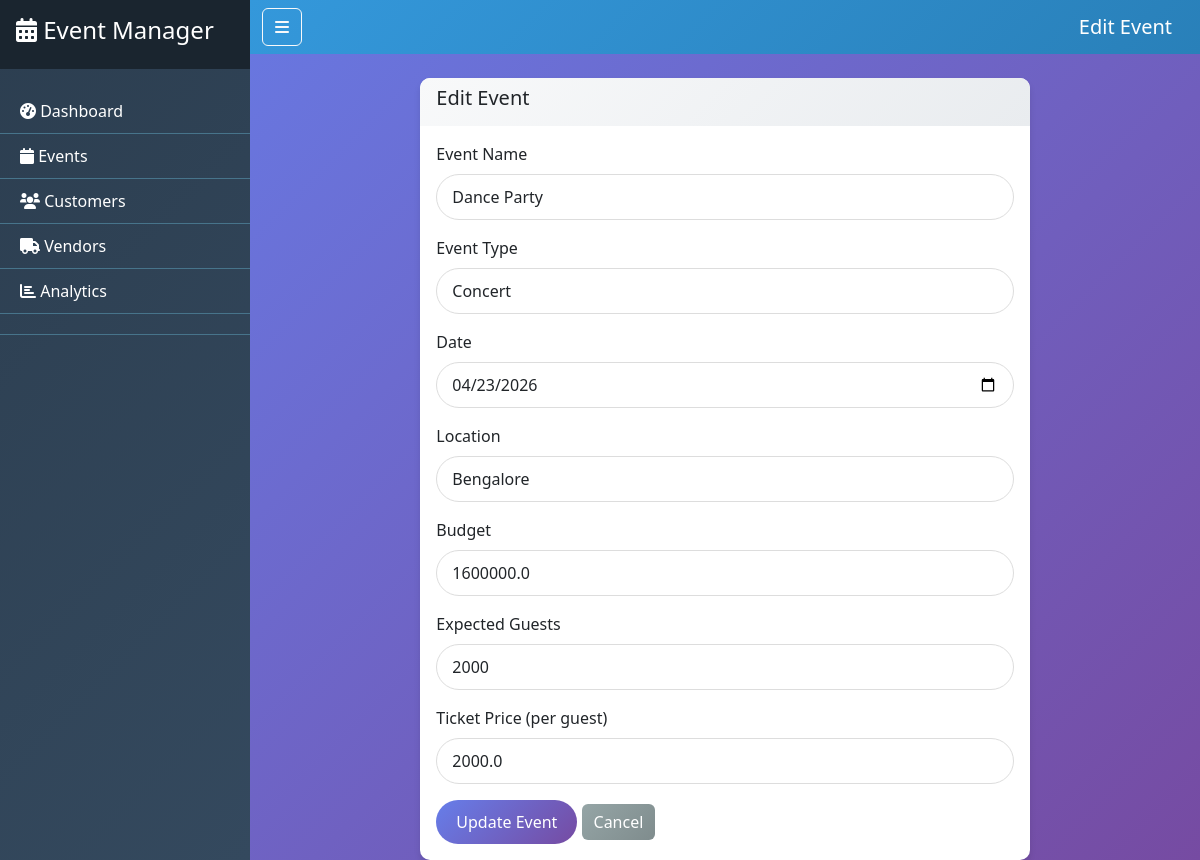
The app's page /edit_event/1 with its own data.
### tables this page shows
CREATE TABLE events (
    id INTEGER PRIMARY KEY AUTOINCREMENT,
    name TEXT NOT NULL,
    type TEXT NOT NULL,
    date TEXT NOT NULL,
    location TEXT NOT NULL,
    budget REAL NOT NULL,
    expected_guests INTEGER NOT NULL,
    ticket_price REAL DEFAULT 0
);

### Event_Management_System/app.py (the view, shortened to what this page needs)
@app.route('/edit_event/<int:event_id>', methods=['GET', 'POST'])
def edit_event(event_id):
    db = get_db()
    event = db.execute('SELECT * FROM events WHERE id = ?', (event_id,)).fetchone()
    return render_template('edit_event.html', event=event)

### Event_Management_System/app.py (called while the page is built)
def get_db():
    db = getattr(g, '_database', None)
    if db is None:
        db = g._database = sqlite3.connect(DATABASE)
        db.row_factory = sqlite3.Row
    return db

@app.teardown_appcontext
def close_connection(exception):
    db = getattr(g, '_database', None)
    if db is not None:
        db.close()

### Event_Management_System/templates/edit_event.html (shortened to what this page needs)
{% extends "base.html" %}
{% block page_title %}Edit Event{% endblock %}
{% block content %}
<div class="row justify-content-center">
    <div class="col-md-8">
        <div class="card">
            <div class="card-header">
                <h5>Edit Event</h5>
            </div>
            <div class="card-body">
                <form method="POST">
                    <div class="mb-3">
                        <label for="name" class="form-label">Event Name</label>
                        <input type="text" class="form-control" id="name" name="name" value="{{ event.name }}" required>
                    </div>
                    <div class="mb-3">
                        <label for="type" class="form-label">Event Type</label>
                        <select class="form-control" id="type" name="type" required>
                            <option value="Concert" {% if event.type == 'Concert' %}selected{% endif %}>Concert</option>
                        </select>
                    </div>
                    <div class="mb-3">
                        <label for="date" class="form-label">Date</label>
                        <input type="date" class="form-control" id="date" name="date" value="{{ event.date }}" required>
                    </div>
                    <div class="mb-3">
                        <label for="location" class="form-label">Location</label>
                        <input type="text" class="form-control" id="location" name="location" value="{{ event.location }}" required>
                    </div>
                    <div class="mb-3">
                        <label for="budget" class="form-label">Budget</label>
                        <input type="number" step="0.01" class="form-control" id="budget" name="budget" value="{{ event.budget }}" required>
                    </div>
                    <div class="mb-3">
                        <label for="expected_guests" class="form-label">Expected Guests</label>
                        <input type="number" class="form-control" id="expected_guests" name="expected_guests" value="{{ event.expected_guests }}" required>
                    </div>
                    <div class="mb-3">
                        <label for="ticket_price" class="form-label">Ticket Price (per guest)</label>
                        <input type="number" step="0.01" class="form-control" id="ticket_price" name="ticket_price" value="{{ event.ticket_price }}">
                    </div>
                    <button type="submit" class="btn btn-primary">Update Event</button>
                    <a href="{{ url_for('events') }}" class="btn btn-secondary">Cancel</a>
                </form>
            </div>
        </div>
    </div>
</div>
{% endblock %}

### Event_Management_System/static/style.css (style rules this page uses)
body { background: linear-gradient(135deg, #667eea 0%, #764ba2 100%); min-height: 100vh; font-family: 'Segoe UI', Tahoma, Geneva, Verdana, sans-serif; }
.card { border: none; border-radius: 10px; box-shadow: 0 4px 6px rgba(0, 0, 0, 0.1); transition: transform 0.2s; }
.card-header { background: linear-gradient(135deg, #f8f9fa 0%, #e9ecef 100%); border-bottom: none; border-radius: 10px 10px 0 0 !important; }
.btn-primary { background: linear-gradient(135deg, #667eea 0%, #764ba2 100%); border: none; border-radius: 25px; padding: 10px 20px; }
.btn-secondary { background: linear-gradient(135deg, #95a5a6 0%, #7f8c8d 100%); border: none; }
.form-control { border-radius: 25px; border: 1px solid #ddd; padding: 10px 15px; }

### records on screen
events: name "Dance Party", type "Concert", date "04/23/2026", location "Bengalore", budget "1600000.0", expected_guests "2000", ticket_price "2000.0"
